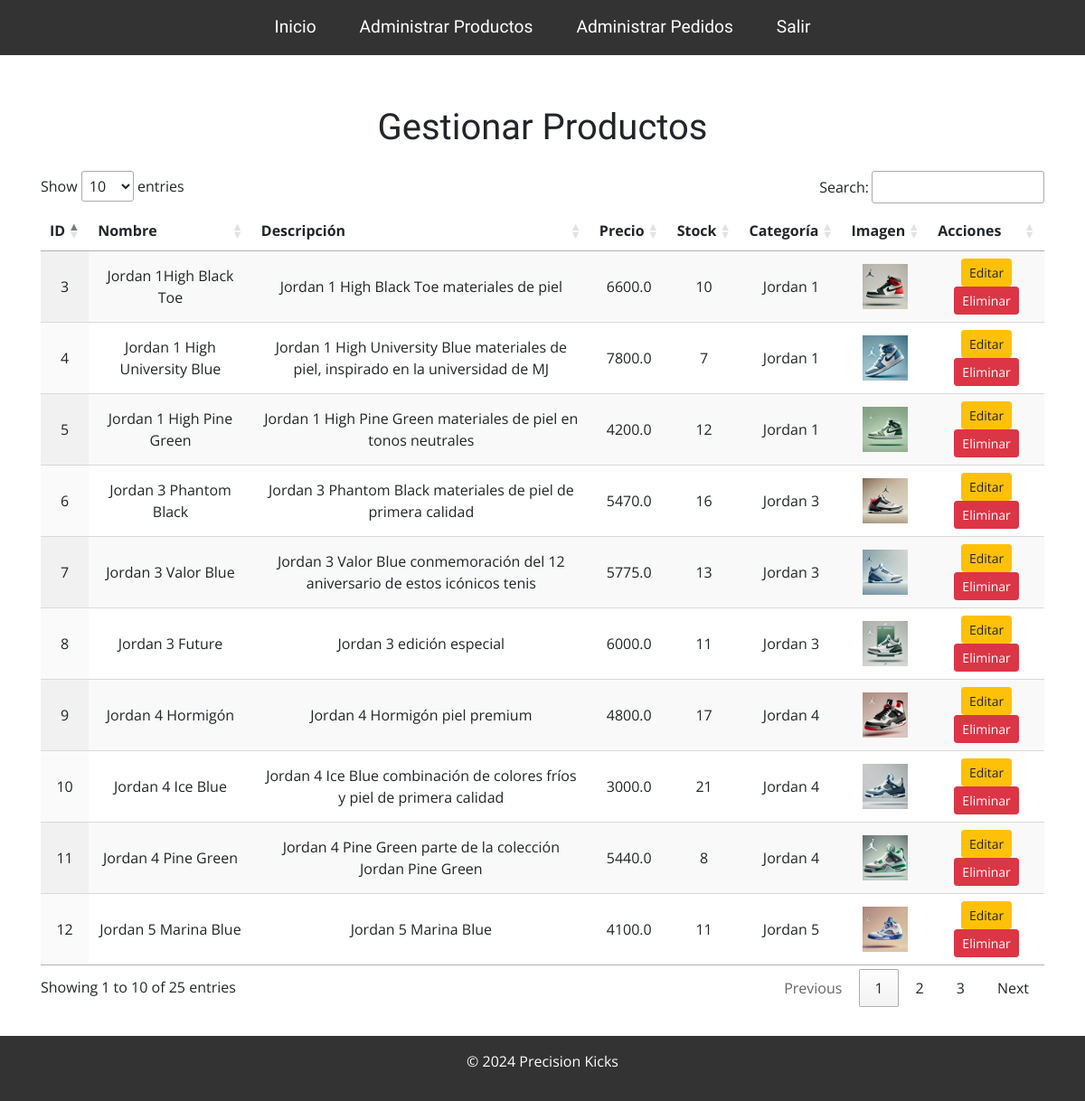
The app's page /admin/panel/gestionar_productos (signed in), older data.
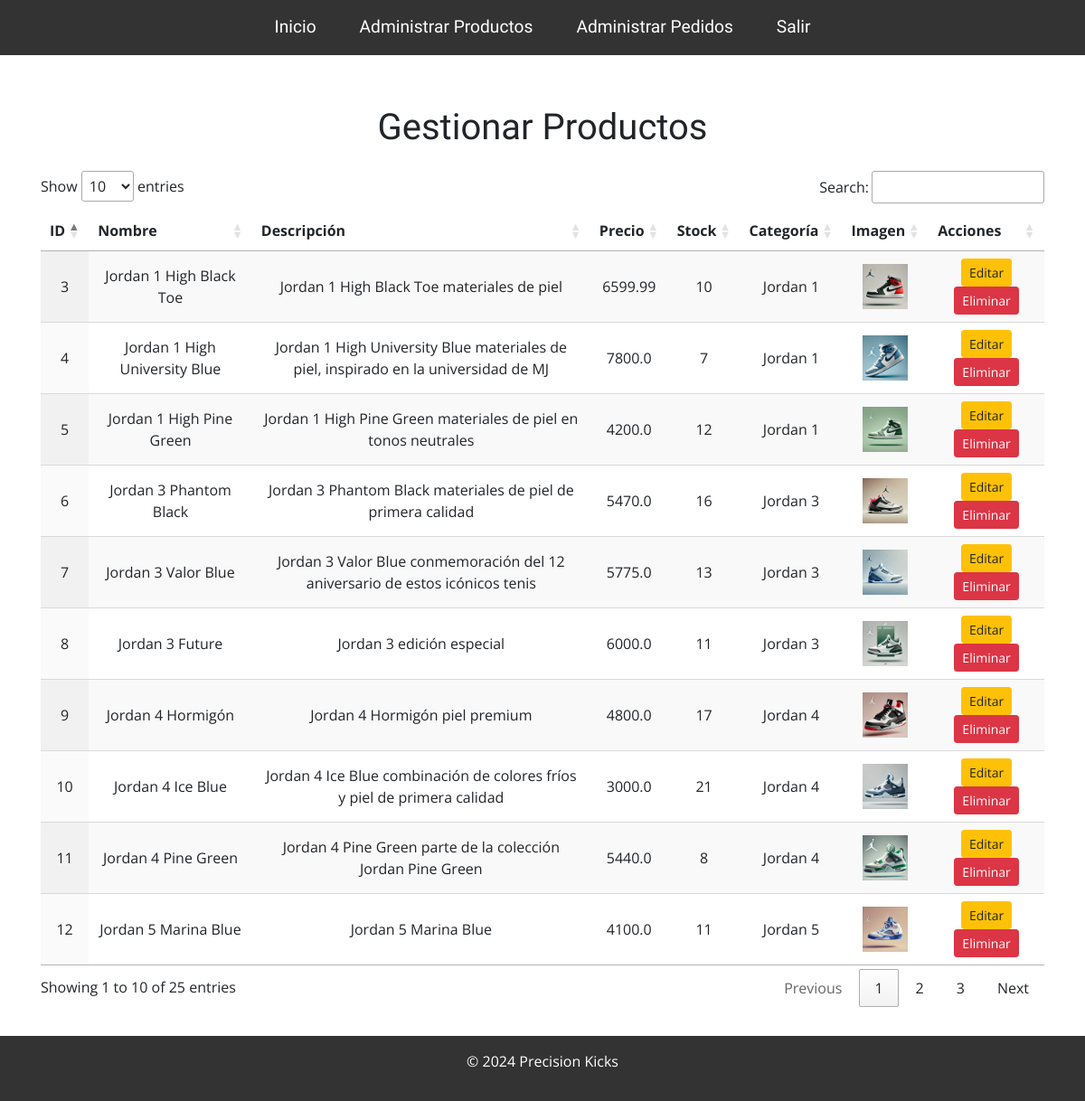
The same page, newer data.
### App.py (models this page shows)
class Producto(db.Model):
    __tablename__ = 'Productos'
    id = db.Column(db.Integer, primary_key=True)
    nombre = db.Column(db.String, nullable=False)
    descripcion = db.Column(db.String)
    precio = db.Column(db.Float, nullable=False)
    stock = db.Column(db.Integer, nullable=False)
    fecha_agregado = db.Column(db.DateTime, default=db.func.current_timestamp())
    imagen = db.Column(db.String)
    categoria = db.Column(db.String)

### App.py (the view)
@app.route('/admin/panel/gestionar_productos')
def admin_listar_productos():
    if 'admin_id' not in session:
        return redirect(url_for('admin_login'))
    productos = Producto.query.all()
    return render_template('adminlspd.html', productos=productos)

### templates/adminlspd.html (shortened to what this page needs)
<!DOCTYPE html>
<html lang="en">
<head>
    <link rel="stylesheet" href="{{ url_for('static', filename='admin_rec/adminlspd.css') }}">
    <link href="https://stackpath.bootstrapcdn.com/bootstrap/4.5.2/css/bootstrap.min.css" rel="stylesheet">
    <link rel="stylesheet" type="text/css" href="https://cdn.datatables.net/1.11.5/css/jquery.dataTables.css">
</head>
<body>
    <header>
        <nav>
            <ul>
                <li><a href="{{url_for('admin_panel')}}">Inicio</a></li>
                <li><a href="{{url_for('admin_listar_productos')}}">Administrar Productos</a></li>
                <li><a href="{{url_for('pedidos')}}">Administrar Pedidos</a></li>
                <li><a href="{{url_for('logout')}}">Salir</a></li>
            </ul>
        </nav>
    </header>
    <main class="container mt-4">
        <h1 class="mb-4">Gestionar Productos</h1>
        <table id="productos-table" class="display">
            <thead>
                <tr>
                    <th>ID</th>
                    <th>Nombre</th>
                    <th>Descripción</th>
                    <th>Precio</th>
                    <th>Stock</th>
                    <th>Categoría</th>
                    <th>Imagen</th>
                    <th>Acciones</th>
                </tr>
            </thead>
            <tbody>
                {% for producto in productos %}
                    <tr>
                        <td>{{ producto.id }}</td>
                        <td>{{ producto.nombre }}</td>
                        <td>{{ producto.descripcion }}</td>
                        <td>{{ producto.precio }}</td>
                        <td>{{ producto.stock }}</td>
                        <td>{{ producto.categoria }}</td>
                        <td><img src="{{ url_for('static', filename=producto.imagen) }}" alt="{{ producto.nombre }}" style="height: 50px;"></td>
                        <td>
                            <a href="{{ url_for('admin_editar_producto', producto_id=producto.id) }}" class="btn btn-warning btn-sm">Editar</a>
                            <form method="POST" action="{{ url_for('admin_eliminar_producto', producto_id=producto.id) }}" style="display: inline;">
                                <button type="submit" class="btn btn-danger btn-sm" onclick="return confirm('¿Estás seguro de que deseas eliminar este producto?');">Eliminar</button>
                            </form>
                        </td>
                    </tr>
                {% endfor %}
            </tbody>
        </table>
    </main>
    <footer>
        <p>&copy; 2024 Precision Kicks</p>
    </footer>
</body>
</html>

Row changes from the older to the newer data that the page shows:
changed Producto "Jordan 1 High Black Toe materiales de piel": nombre "Jordan 1High Black Toe" → "Jordan 1 High Black Toe"; precio "6600.0" → "6599.99"
